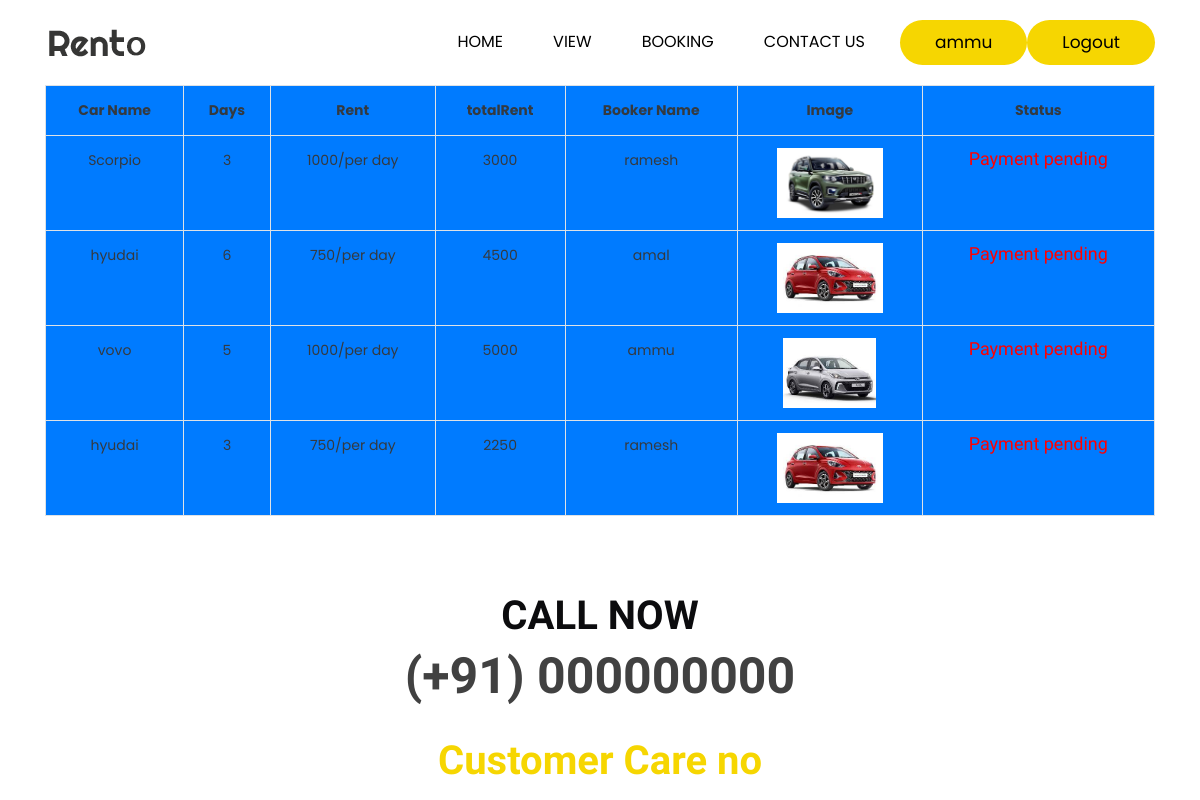
The app's page /BookNow/Booking (signed in), older data.
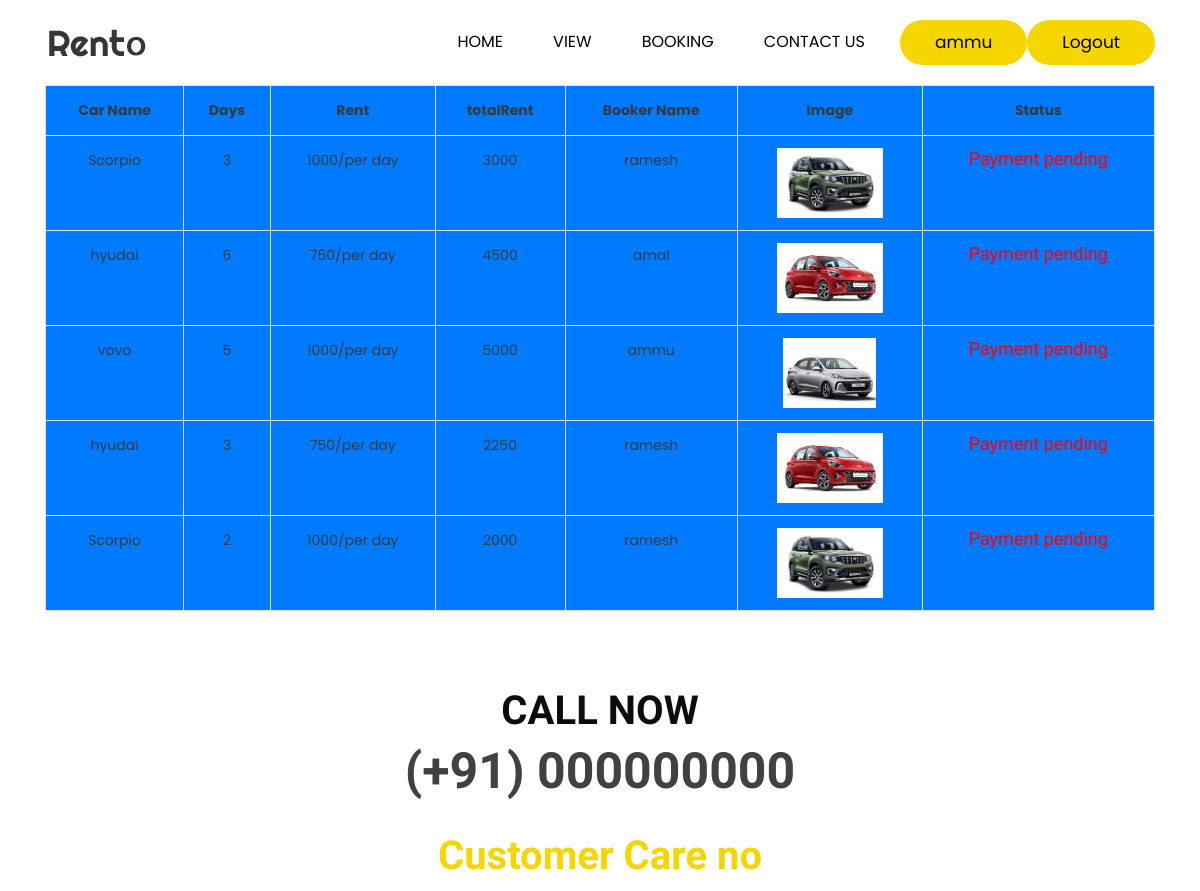
The same page, newer data.
### Booknow/models.py (models this page shows)
class BookedCar(models.Model):
    book = models.ForeignKey(Book,on_delete=models.CASCADE)
    user = models.ForeignKey(User,on_delete=models.CASCADE ,)
    TotalRent = models.IntegerField()
    paymentstatus = models.BooleanField(default=False)
    cancel = models.BooleanField(default=False)

class Book(models.Model):
    car = models.ForeignKey(CarDetail,on_delete=models.CASCADE ,null=True,blank=True)
    numberofdays = models.IntegerField()
    Booker_Name =models.CharField(max_length=255)
    Address=models.CharField(max_length=1000)
    Id_Proof=models.ImageField(upload_to="id_image")
    user = models.ForeignKey(User,on_delete=models.CASCADE ,null=True,blank=True)
    status = models.BooleanField(default=False)

### car/models.py (models this page shows)
class CarDetail(models.Model):
    CarId = models.AutoField(primary_key=True)
    Car_Name=models.CharField(max_length=255)
    Car_Brand=models.CharField(max_length=255)
    Car_Discription=models.CharField(max_length=1000)
    Car_Rent=models.IntegerField()
    Car_Image=models.ImageField(upload_to="car_image")
    Owner = models.ForeignKey(User,on_delete=models.CASCADE,null=True,blank=True)

### Booknow/views.py (the view)
# urls.py: path("Booking",views.Booking,name="Booking"),
@login_required(login_url="SignIn")
def Booking(request):
    products = BookedCar.objects.all()
    context={
        "items":products
    }
    return render(request,'booking.html',context)

### templates/booking.html
{% extends 'index.html' %}
{% block content %}
<div class="container">
    <table class="table table-bordered table-stripped bg-primary text-dark text-center text">
        <tr>
            <th>Car Name</th>
            <th>Days</th>
            <th>Rent</th>
            <th>totalRent</th>
            <th>Booker Name</th>
            <th>Image</th>
            <th>Status</th>
        </tr>
        {% for item in items %}
        {% if item.user == request.user %}
        <tr>
        <td>{{item.book.car.Car_Name}}</td>
        <td>{{item.book.numberofdays}}</td>
        <td>{{item.book.car.Car_Rent}}/per day</td>
        <td>{{item.TotalRent}}</td>
        <td>{{item.book.Booker_Name}}</td>
        <td><img src="{{item.book.car.Car_Image.url}}" style="height: 70px; width:auto;" alt=""></td>
        {% if item.paymentstatus == False %}
        <td><h3 style="color: red;">Payment pending</h3></td>
        {% else %}
            {% if item.cancel == True %}
             <td><h3 style="color: antiquewhite;">Order Cancelled</h3></td>
            {% else %}
            <td><a class="btn btn-danger" href="{% url 'cancel' item.id %}">cancel</a></td>
            {% endif %}
        {% endif %}
        {% endif %}
        {% endfor %}
        </tr>
    </table>
</div>
{% endblock %}

### templates/index.html (shortened to what this page needs)
{% load static %}
{% static 'images' as baseurl %}
<!DOCTYPE html>
<html lang="en">
   <head>
      <link rel="stylesheet" href="{%static 'css/bootstrap.min.css' %}">
      <link rel="stylesheet" href="{%static 'css/style.css' %}">
      <link rel="stylesheet" href="{%static 'css/responsive.css' %}">
      <link rel="stylesheet" href="{%static 'css/jquery.mCustomScrollbar.min.css' %}">
      <link rel="stylesheet" href="https://netdna.bootstrapcdn.com/font-awesome/4.0.3/css/font-awesome.css">
      <link rel="stylesheet" href="https://cdnjs.cloudflare.com/ajax/libs/fancybox/2.1.5/jquery.fancybox.min.css" media="screen">
   </head>
   <body class="main-layout">
      <header>
         <div class="header">
            <div class="container">
               <div class="row">
                  <div class="col-xl-3 col-lg-3 col-md-3 col-sm-3 col logo_section">
                     <div class="full">
                        <div class="center-desk">
                           <div class="logo">
                              <a href="{% url 'Index' %}"><img src="{%static 'images/logo.png' %}" alt="#" /></a>
                           </div>
                        </div>
                     </div>
                  </div>
                  <div class="col-xl-9 col-lg-9 col-md-9 col-sm-9">
                     <nav class="navigation navbar navbar-expand-md navbar-dark ">
                        <div class="collapse navbar-collapse" id="navbarsExample04">
                           <ul class="navbar-nav mr-auto">
                              <li class="nav-item">
                                 <a class="nav-link" href="{% url 'Index' %}"> Home  </a>
                              </li>
                              <li class="nav-item">
                                 <a class="nav-link" href="{% url 'ViewAll' %}">View</a>
                              </li>
                              <li class="nav-item">
                                 <a class="nav-link" href="{% url 'Booking' %}">Booking</a>
                              </li>
                              <li class="nav-item">
                                 <a class="nav-link" href="{% url 'con' %}">Contact us</a>
                              </li>
                           </ul>
                           {% if request.user.is_authenticated %}
                           <div class="sign_btn"><a href="#">{{request.user.username}} </a></div>
                           <div class="sign_btn"><a href="{% url 'SignOut' %}">Logout</a></div>
                           {% else %}
                           <div class="sign_btn"><a href="{% url 'SignIn' %}">Login</a></div>
                           <div class="sign_btn"><a href="{% url 'SignUp' %}">Register</a></div>
                           {% endif %}
                        </div>
                     </nav>
                  </div>
               </div>
            </div>
         </div>
      </header>
      {% block content %}{% endblock  %}
      <footer>
         <div class="footer">
            <div class="container">
               <div class="row">
                  <div class="col-md-12">
                     <div class="cont_call">
                        <h3> <strong class="multi color_chang"> Call Now</strong><br>
                           (+91) 000000000
                        </h3>
                     </div>
                     <div class="cont">
                        <h3> <strong class="multi"> Customer Care no</strong>
                        </h3>
                     </div>
                  </div>
               </div>
            </div>
         </div>
      </footer>
   </body>
</html>

### static/css/style.css (style rules this page uses)
* { box-sizing: border-box !important; }
html { scroll-behavior: smooth; }
body { color: #666666; font-size: 14px; font-family: 'Poppins', sans-serif; line-height: 1.80857; font-weight: normal; }
a { color: #1f1f1f; text-decoration: none !important; outline: none !important; -webkit-transition: all .3s ease-in-out; -moz-transition: all .3s ease-in-out; -ms-transition: all .3s ease-in-out; -o-transition: all .3s ease-in-out; transition: all .3s ease-in-out; }
h1, h2, h3, h4, h5, h6 { letter-spacing: 0; font-weight: normal; position: relative; padding: 0 0 10px 0; font-weight: normal; line-height: normal; color: #111111; margin: 0 }
h3 { font-size: 18px; font-family: 'Righteous', cursive; }
*, *::after, *::before { -webkit-box-sizing: border-box; -moz-box-sizing: border-box; box-sizing: border-box; }
ul, li, ol { margin: 0px; padding: 0px; list-style: none; }
a { color: #222222; text-decoration: none; outline: none !important; }
a, .btn { text-decoration: none !important; outline: none !important; -webkit-transition: all .3s ease-in-out; -moz-transition: all .3s ease-in-out; -ms-transition: all .3s ease-in-out; -o-transition: all .3s ease-in-out; transition: all .3s ease-in-out; }
img { max-width: 100%; height: auto; }
.full { float: left; width: 100%; }
.full { width: 100%; float: left; margin: 0; padding: 0; }
.navigation.navbar { float: right; padding: 0px; }
.navigation.navbar-dark .navbar-nav .nav-link { padding: 0 25px; color: #000; font-size: 16px; line-height: 20px; text-transform: uppercase; }
.navbar-expand-md .navbar-nav { padding-right: 10px; }
.sign_btn a { background-color: #f6d601; display: inline-block; padding: 7px 35px; border-radius: 30px; color: #000; font-size: 17px; }
.header { width: 100%; background: #fff; padding: 20px 30px; }
.logo a { font-size: 40px; font-weight: bold; text-transform: uppercase; color: #fff; line-height: 40px; }
.multi { color: #f6d601; font-weight: bold; font-size: 40px; }
.color_chang { color: #0c0c0e; }
.footer { font-family: Poppins; background: #fff; padding-top: 50px; text-align: center; }
.cont { padding-top: 20px; }
.cont h3 { color: #414141; font-size: 40px; line-height: 50px; font-weight: bold; }
.cont_call h3 { color: #414141; font-size: 50px; line-height: 60px; font-weight: bold; text-transform: uppercase; }

Row changes from the older to the newer data that the page shows:
added BookedCar: book.car.Car_Name "Scorpio", book.numberofdays "2", book.car.Car_Rent "1000", TotalRent "2000", book.Booker_Name "ramesh", book.car.Car_Image (picture), paymentstatus "Payment pending"
